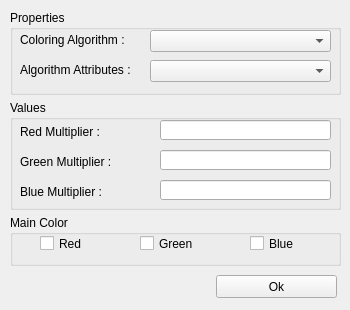
<?xml version="1.0" encoding="UTF-8"?>
<ui version="4.0">
 <class>Coloring</class>
 <widget class="QWidget" name="Coloring">
  <property name="geometry">
   <rect>
    <x>0</x>
    <y>0</y>
    <width>350</width>
    <height>310</height>
   </rect>
  </property>
  <property name="minimumSize">
   <size>
    <width>350</width>
    <height>310</height>
   </size>
  </property>
  <property name="maximumSize">
   <size>
    <width>350</width>
    <height>310</height>
   </size>
  </property>
  <property name="windowTitle">
   <string>Coloring</string>
  </property>
  <widget class="QGroupBox" name="groupBox">
   <property name="geometry">
    <rect>
     <x>10</x>
     <y>10</y>
     <width>331</width>
     <height>85</height>
    </rect>
   </property>
   <property name="title">
    <string>Properties</string>
   </property>
   <widget class="QComboBox" name="coloringAlgorithmComboBox">
    <property name="geometry">
     <rect>
      <x>140</x>
      <y>20</y>
      <width>181</width>
      <height>22</height>
     </rect>
    </property>
   </widget>
   <widget class="QLabel" name="label">
    <property name="geometry">
     <rect>
      <x>10</x>
      <y>22</y>
      <width>121</width>
      <height>16</height>
     </rect>
    </property>
    <property name="text">
     <string>Coloring Algorithm :</string>
    </property>
   </widget>
   <widget class="QLabel" name="label_2">
    <property name="geometry">
     <rect>
      <x>10</x>
      <y>52</y>
      <width>121</width>
      <height>16</height>
     </rect>
    </property>
    <property name="text">
     <string>Algorithm Attributes :</string>
    </property>
   </widget>
   <widget class="QComboBox" name="algorithmAttributesComboBox">
    <property name="geometry">
     <rect>
      <x>140</x>
      <y>50</y>
      <width>181</width>
      <height>22</height>
     </rect>
    </property>
   </widget>
  </widget>
  <widget class="QGroupBox" name="groupBox_2">
   <property name="geometry">
    <rect>
     <x>10</x>
     <y>100</y>
     <width>331</width>
     <height>110</height>
    </rect>
   </property>
   <property name="title">
    <string>Values</string>
   </property>
   <widget class="QLineEdit" name="redMultiplier">
    <property name="geometry">
     <rect>
      <x>150</x>
      <y>20</y>
      <width>171</width>
      <height>20</height>
     </rect>
    </property>
   </widget>
   <widget class="QLineEdit" name="greenMultiplier">
    <property name="geometry">
     <rect>
      <x>150</x>
      <y>50</y>
      <width>171</width>
      <height>20</height>
     </rect>
    </property>
   </widget>
   <widget class="QLineEdit" name="blueMultiplier">
    <property name="geometry">
     <rect>
      <x>150</x>
      <y>80</y>
      <width>171</width>
      <height>20</height>
     </rect>
    </property>
   </widget>
   <widget class="QLabel" name="label_3">
    <property name="geometry">
     <rect>
      <x>10</x>
      <y>22</y>
      <width>131</width>
      <height>20</height>
     </rect>
    </property>
    <property name="text">
     <string>Red Multiplier :</string>
    </property>
   </widget>
   <widget class="QLabel" name="label_4">
    <property name="geometry">
     <rect>
      <x>10</x>
      <y>52</y>
      <width>131</width>
      <height>20</height>
     </rect>
    </property>
    <property name="text">
     <string>Green Multiplier :</string>
    </property>
   </widget>
   <widget class="QLabel" name="label_5">
    <property name="geometry">
     <rect>
      <x>10</x>
      <y>82</y>
      <width>131</width>
      <height>20</height>
     </rect>
    </property>
    <property name="text">
     <string>Blue Multiplier :</string>
    </property>
   </widget>
  </widget>
  <widget class="QGroupBox" name="groupBox_3">
   <property name="geometry">
    <rect>
     <x>10</x>
     <y>215</y>
     <width>331</width>
     <height>51</height>
    </rect>
   </property>
   <property name="title">
    <string>Main Color</string>
   </property>
   <widget class="QCheckBox" name="redMainColor">
    <property name="geometry">
     <rect>
      <x>30</x>
      <y>20</y>
      <width>91</width>
      <height>17</height>
     </rect>
    </property>
    <property name="text">
     <string>Red</string>
    </property>
   </widget>
   <widget class="QCheckBox" name="greenMainColor">
    <property name="geometry">
     <rect>
      <x>130</x>
      <y>20</y>
      <width>101</width>
      <height>17</height>
     </rect>
    </property>
    <property name="text">
     <string>Green</string>
    </property>
   </widget>
   <widget class="QCheckBox" name="blueMainColor">
    <property name="geometry">
     <rect>
      <x>240</x>
      <y>20</y>
      <width>71</width>
      <height>17</height>
     </rect>
    </property>
    <property name="text">
     <string>Blue</string>
    </property>
   </widget>
  </widget>
  <widget class="QPushButton" name="okButton">
   <property name="geometry">
    <rect>
     <x>216</x>
     <y>275</y>
     <width>121</width>
     <height>23</height>
    </rect>
   </property>
   <property name="text">
    <string>Ok</string>
   </property>
  </widget>
 </widget>
 <resources/>
 <connections/>
</ui>
